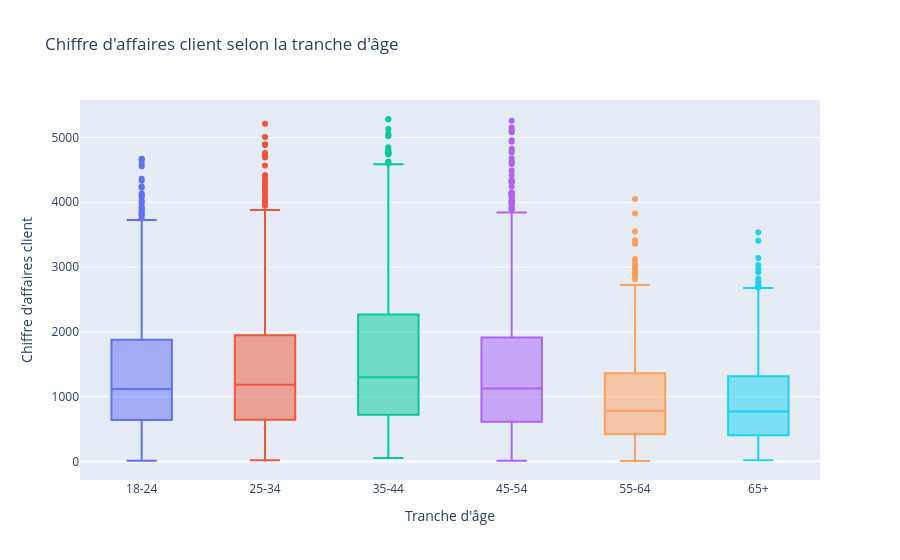

The code cell stored with this chart in its notebook:
### Markdown cell above
## 4. Effet de la tranche d'âge sur le chiffre d'affaires client

### Code cell
figure_anova = px.box(
    metriques_clients_stats,
    x='tranche_âge',
    y='chiffre_affaires',
    color='tranche_âge',
    title="Chiffre d'affaires client selon la tranche d'âge"
)
figure_anova.update_layout(xaxis_title="Tranche d'âge", yaxis_title="Chiffre d'affaires client")
figure_anova.update_layout(showlegend=False)
figure_anova.show()

### Figure 1 — Plotly figure (JSON) as saved in the notebook; plotly's stock layout.template omitted (floating-point values rounded to 4 significant figures; data arrays with more than 128 entries replaced by an {"elided": "..."} marker saying what was removed)
{"data": [{"alignmentgroup": "True", "hovertemplate": "tranche_âge=%{x}<br>chiffre_affaires=%{y}<extra></extra>", "legendgroup": "18-24", "marker": {"color": "#636efa"}, "name": "18-24", "notched": false, "offsetgroup": "18-24", "orientation": "v", "showlegend": true, "type": "box", "x": {"elided": "1146 str values"}, "x0": " ", "xaxis": "x", "y": {"elided": "1146 float values"}, "y0": " ", "yaxis": "y"}, {"alignmentgroup": "True", "hovertemplate": "tranche_âge=%{x}<br>chiffre_affaires=%{y}<extra></extra>", "legendgroup": "25-34", "marker": {"color": "#EF553B"}, "name": "25-34", "notched": false, "offsetgroup": "25-34", "orientation": "v", "showlegend": true, "type": "box", "x": {"elided": "1561 str values"}, "x0": " ", "xaxis": "x", "y": {"elided": "1561 float values"}, "y0": " ", "yaxis": "y"}, {"alignmentgroup": "True", "hovertemplate": "tranche_âge=%{x}<br>chiffre_affaires=%{y}<extra></extra>", "legendgroup": "35-44", "marker": {"color": "#00cc96"}, "name": "35-44", "notched": false, "offsetgroup": "35-44", "orientation": "v", "showlegend": true, "type": "box", "x": {"elided": "1779 str values"}, "x0": " ", "xaxis": "x", "y": {"elided": "1779 float values"}, "y0": " ", "yaxis": "y"}, {"alignmentgroup": "True", "hovertemplate": "tranche_âge=%{x}<br>chiffre_affaires=%{y}<extra></extra>", "legendgroup": "45-54", "marker": {"color": "#ab63fa"}, "name": "45-54", "notched": false, "offsetgroup": "45-54", "orientation": "v", "showlegend": true, "type": "box", "x": {"elided": "1609 str values"}, "x0": " ", "xaxis": "x", "y": {"elided": "1609 float values"}, "y0": " ", "yaxis": "y"}, {"alignmentgroup": "True", "hovertemplate": "tranche_âge=%{x}<br>chiffre_affaires=%{y}<extra></extra>", "legendgroup": "55-64", "marker": {"color": "#FFA15A"}, "name": "55-64", "notched": false, "offsetgroup": "55-64", "orientation": "v", "showlegend": true, "type": "box", "x": {"elided": "1228 str values"}, "x0": " ", "xaxis": "x", "y": {"elided": "1228 float values"}, "y0": " ", "yaxis": "y"}, {"alignmentgroup": "True", "hovertemplate": "tranche_âge=%{x}<br>chiffre_affaires=%{y}<extra></extra>", "legendgroup": "65+", "marker": {"color": "#19d3f3"}, "name": "65+", "notched": false, "offsetgroup": "65+", "orientation": "v", "showlegend": true, "type": "box", "x": {"elided": "1273 str values"}, "x0": " ", "xaxis": "x", "y": {"elided": "1273 float values"}, "y0": " ", "yaxis": "y"}], "layout": {"boxmode": "overlay", "legend": {"title": {"text": "tranche_âge"}, "tracegroupgap": 0}, "showlegend": false, "title": {"text": "Chiffre d'affaires client selon la tranche d'âge"}, "xaxis": {"anchor": "y", "categoryarray": ["18-24", "25-34", "35-44", "45-54", "55-64", "65+"], "categoryorder": "array", "domain": [0, 1], "title": {"text": "Tranche d'âge"}}, "yaxis": {"anchor": "x", "domain": [0, 1], "title": {"text": "Chiffre d'affaires client"}}}}
